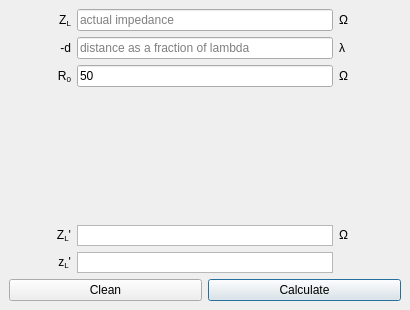
<?xml version="1.0" encoding="UTF-8"?>
<ui version="4.0">
 <class>MainWindow</class>
 <widget class="QMainWindow" name="MainWindow">
  <property name="geometry">
   <rect>
    <x>0</x>
    <y>0</y>
    <width>410</width>
    <height>310</height>
   </rect>
  </property>
  <property name="sizePolicy">
   <sizepolicy hsizetype="MinimumExpanding" vsizetype="MinimumExpanding">
    <horstretch>0</horstretch>
    <verstretch>0</verstretch>
   </sizepolicy>
  </property>
  <property name="minimumSize">
   <size>
    <width>410</width>
    <height>310</height>
   </size>
  </property>
  <property name="maximumSize">
   <size>
    <width>316</width>
    <height>216</height>
   </size>
  </property>
  <property name="windowTitle">
   <string notr="true">Z @ -d(λ)</string>
  </property>
  <widget class="QWidget" name="centralwidget">
   <layout class="QVBoxLayout" name="verticalLayout_2">
    <item>
     <layout class="QVBoxLayout" name="verticalLayout">
      <item>
       <layout class="QGridLayout" name="gridLayout">
        <item row="5" column="0">
         <widget class="QLabel" name="label_83">
          <property name="sizePolicy">
           <sizepolicy hsizetype="Minimum" vsizetype="Preferred">
            <horstretch>0</horstretch>
            <verstretch>0</verstretch>
           </sizepolicy>
          </property>
          <property name="text">
           <string>&lt;html&gt;&lt;head/&gt;&lt;body&gt;&lt;p&gt;z&lt;span style=&quot; vertical-align:sub;&quot;&gt;L&lt;/span&gt;'&lt;/p&gt;&lt;/body&gt;&lt;/html&gt;</string>
          </property>
          <property name="alignment">
           <set>Qt::AlignRight|Qt::AlignTrailing|Qt::AlignVCenter</set>
          </property>
         </widget>
        </item>
        <item row="0" column="4">
         <widget class="QLabel" name="label_90">
          <property name="sizePolicy">
           <sizepolicy hsizetype="Minimum" vsizetype="Preferred">
            <horstretch>0</horstretch>
            <verstretch>0</verstretch>
           </sizepolicy>
          </property>
          <property name="layoutDirection">
           <enum>Qt::RightToLeft</enum>
          </property>
          <property name="text">
           <string>&lt;html&gt;&lt;head/&gt;&lt;body&gt;&lt;p&gt;Ω&lt;/p&gt;&lt;/body&gt;&lt;/html&gt;</string>
          </property>
          <property name="alignment">
           <set>Qt::AlignLeading|Qt::AlignLeft|Qt::AlignVCenter</set>
          </property>
         </widget>
        </item>
        <item row="2" column="0">
         <widget class="QLabel" name="label_86">
          <property name="sizePolicy">
           <sizepolicy hsizetype="Minimum" vsizetype="Preferred">
            <horstretch>0</horstretch>
            <verstretch>0</verstretch>
           </sizepolicy>
          </property>
          <property name="text">
           <string>&lt;html&gt;&lt;head/&gt;&lt;body&gt;&lt;p&gt;R&lt;span style=&quot; vertical-align:sub;&quot;&gt;0&lt;/span&gt;&lt;/p&gt;&lt;/body&gt;&lt;/html&gt;</string>
          </property>
          <property name="alignment">
           <set>Qt::AlignRight|Qt::AlignTrailing|Qt::AlignVCenter</set>
          </property>
         </widget>
        </item>
        <item row="0" column="1" colspan="3">
         <widget class="QLineEdit" name="zL_input">
          <property name="placeholderText">
           <string>actual impedance</string>
          </property>
         </widget>
        </item>
        <item row="1" column="1" colspan="3">
         <widget class="QLineEdit" name="d_input">
          <property name="placeholderText">
           <string>distance as a fraction of lambda</string>
          </property>
         </widget>
        </item>
        <item row="5" column="1" colspan="3">
         <widget class="QTextBrowser" name="zl2_outputbox">
          <property name="maximumSize">
           <size>
            <width>16777215</width>
            <height>21</height>
           </size>
          </property>
          <property name="verticalScrollBarPolicy">
           <enum>Qt::ScrollBarAlwaysOff</enum>
          </property>
         </widget>
        </item>
        <item row="3" column="2">
         <spacer name="verticalSpacer">
          <property name="orientation">
           <enum>Qt::Vertical</enum>
          </property>
          <property name="sizeType">
           <enum>QSizePolicy::Expanding</enum>
          </property>
          <property name="sizeHint" stdset="0">
           <size>
            <width>20</width>
            <height>58</height>
           </size>
          </property>
         </spacer>
        </item>
        <item row="2" column="1" colspan="3">
         <widget class="QLineEdit" name="R0input">
          <property name="text">
           <string>50</string>
          </property>
          <property name="placeholderText">
           <string/>
          </property>
         </widget>
        </item>
        <item row="0" column="0">
         <widget class="QLabel" name="label_82">
          <property name="sizePolicy">
           <sizepolicy hsizetype="Minimum" vsizetype="Preferred">
            <horstretch>0</horstretch>
            <verstretch>0</verstretch>
           </sizepolicy>
          </property>
          <property name="text">
           <string>&lt;html&gt;&lt;head/&gt;&lt;body&gt;&lt;p&gt;Z&lt;span style=&quot; vertical-align:sub;&quot;&gt;L&lt;/span&gt;&lt;/p&gt;&lt;/body&gt;&lt;/html&gt;</string>
          </property>
          <property name="alignment">
           <set>Qt::AlignRight|Qt::AlignTrailing|Qt::AlignVCenter</set>
          </property>
         </widget>
        </item>
        <item row="1" column="4">
         <widget class="QLabel" name="label_87">
          <property name="sizePolicy">
           <sizepolicy hsizetype="Minimum" vsizetype="Preferred">
            <horstretch>0</horstretch>
            <verstretch>0</verstretch>
           </sizepolicy>
          </property>
          <property name="layoutDirection">
           <enum>Qt::RightToLeft</enum>
          </property>
          <property name="text">
           <string>&lt;html&gt;&lt;head/&gt;&lt;body&gt;&lt;p&gt;λ&lt;/p&gt;&lt;/body&gt;&lt;/html&gt;</string>
          </property>
          <property name="alignment">
           <set>Qt::AlignLeading|Qt::AlignLeft|Qt::AlignVCenter</set>
          </property>
         </widget>
        </item>
        <item row="1" column="0">
         <widget class="QLabel" name="label_84">
          <property name="sizePolicy">
           <sizepolicy hsizetype="Minimum" vsizetype="Preferred">
            <horstretch>0</horstretch>
            <verstretch>0</verstretch>
           </sizepolicy>
          </property>
          <property name="text">
           <string>&lt;html&gt;&lt;head/&gt;&lt;body&gt;&lt;p&gt;-d&lt;/p&gt;&lt;/body&gt;&lt;/html&gt;</string>
          </property>
          <property name="alignment">
           <set>Qt::AlignRight|Qt::AlignTrailing|Qt::AlignVCenter</set>
          </property>
         </widget>
        </item>
        <item row="2" column="4">
         <widget class="QLabel" name="label_88">
          <property name="sizePolicy">
           <sizepolicy hsizetype="Minimum" vsizetype="Preferred">
            <horstretch>0</horstretch>
            <verstretch>0</verstretch>
           </sizepolicy>
          </property>
          <property name="layoutDirection">
           <enum>Qt::RightToLeft</enum>
          </property>
          <property name="text">
           <string>&lt;html&gt;&lt;head/&gt;&lt;body&gt;&lt;p&gt;Ω&lt;/p&gt;&lt;/body&gt;&lt;/html&gt;</string>
          </property>
          <property name="alignment">
           <set>Qt::AlignLeading|Qt::AlignLeft|Qt::AlignVCenter</set>
          </property>
         </widget>
        </item>
        <item row="4" column="0">
         <widget class="QLabel" name="label_85">
          <property name="sizePolicy">
           <sizepolicy hsizetype="Minimum" vsizetype="Preferred">
            <horstretch>0</horstretch>
            <verstretch>0</verstretch>
           </sizepolicy>
          </property>
          <property name="text">
           <string>&lt;html&gt;&lt;head/&gt;&lt;body&gt;&lt;p&gt;Z&lt;span style=&quot; vertical-align:sub;&quot;&gt;L&lt;/span&gt;'&lt;/p&gt;&lt;/body&gt;&lt;/html&gt;</string>
          </property>
          <property name="alignment">
           <set>Qt::AlignRight|Qt::AlignTrailing|Qt::AlignVCenter</set>
          </property>
         </widget>
        </item>
        <item row="4" column="4">
         <widget class="QLabel" name="label_89">
          <property name="sizePolicy">
           <sizepolicy hsizetype="Minimum" vsizetype="Preferred">
            <horstretch>0</horstretch>
            <verstretch>0</verstretch>
           </sizepolicy>
          </property>
          <property name="layoutDirection">
           <enum>Qt::RightToLeft</enum>
          </property>
          <property name="text">
           <string>&lt;html&gt;&lt;head/&gt;&lt;body&gt;&lt;p&gt;Ω&lt;/p&gt;&lt;/body&gt;&lt;/html&gt;</string>
          </property>
          <property name="alignment">
           <set>Qt::AlignLeading|Qt::AlignLeft|Qt::AlignVCenter</set>
          </property>
         </widget>
        </item>
        <item row="4" column="1" colspan="3">
         <widget class="QTextBrowser" name="zl_actual_outputbox">
          <property name="maximumSize">
           <size>
            <width>16777215</width>
            <height>21</height>
           </size>
          </property>
          <property name="verticalScrollBarPolicy">
           <enum>Qt::ScrollBarAlwaysOff</enum>
          </property>
         </widget>
        </item>
       </layout>
      </item>
      <item>
       <layout class="QHBoxLayout" name="horizontalLayout">
        <item>
         <widget class="QPushButton" name="clean_all14_button">
          <property name="text">
           <string>Clean</string>
          </property>
         </widget>
        </item>
        <item>
         <widget class="QPushButton" name="calculate14_button">
          <property name="text">
           <string>Calculate</string>
          </property>
          <property name="default">
           <bool>true</bool>
          </property>
         </widget>
        </item>
       </layout>
      </item>
     </layout>
    </item>
   </layout>
  </widget>
  <action name="actionAbout">
   <property name="text">
    <string>About</string>
   </property>
  </action>
  <action name="actiondsd">
   <property name="text">
    <string>dsd</string>
   </property>
  </action>
 </widget>
 <tabstops>
  <tabstop>zL_input</tabstop>
  <tabstop>d_input</tabstop>
  <tabstop>zl2_outputbox</tabstop>
  <tabstop>calculate14_button</tabstop>
  <tabstop>clean_all14_button</tabstop>
  <tabstop>R0input</tabstop>
 </tabstops>
 <resources/>
 <connections/>
</ui>
